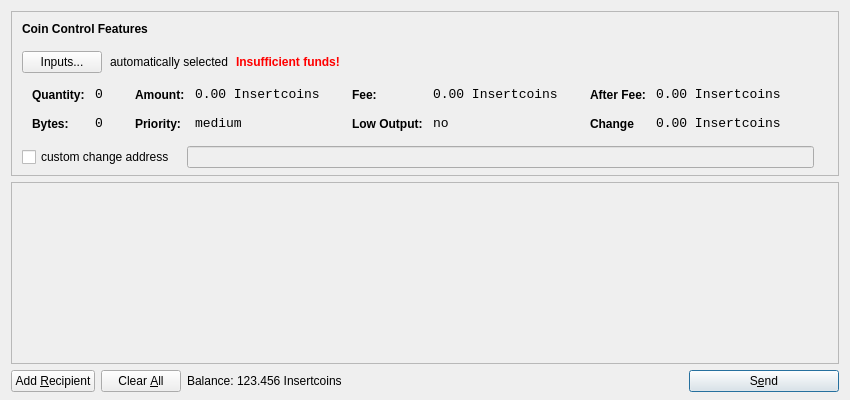
<?xml version="1.0" encoding="UTF-8"?>
<ui version="4.0">
 <class>SendCoinsDialog</class>
 <widget class="QDialog" name="SendCoinsDialog">
  <property name="geometry">
   <rect>
    <x>0</x>
    <y>0</y>
    <width>850</width>
    <height>400</height>
   </rect>
  </property>
  <property name="windowTitle">
   <string>Send Coins</string>
  </property>
  <layout class="QVBoxLayout" name="verticalLayout" stretch="0,1,0">
   <property name="bottomMargin">
    <number>8</number>
   </property>
   <item>
    <widget class="QFrame" name="frameCoinControl">
     <property name="sizePolicy">
      <sizepolicy hsizetype="Expanding" vsizetype="Expanding">
       <horstretch>0</horstretch>
       <verstretch>0</verstretch>
      </sizepolicy>
     </property>
     <property name="maximumSize">
      <size>
       <width>16777215</width>
       <height>16777215</height>
      </size>
     </property>
     <property name="frameShape">
      <enum>QFrame::StyledPanel</enum>
     </property>
     <property name="frameShadow">
      <enum>QFrame::Sunken</enum>
     </property>
     <layout class="QVBoxLayout" name="verticalLayoutCoinControl2">
      <property name="spacing">
       <number>-1</number>
      </property>
      <property name="leftMargin">
       <number>0</number>
      </property>
      <property name="topMargin">
       <number>0</number>
      </property>
      <property name="rightMargin">
       <number>0</number>
      </property>
      <property name="bottomMargin">
       <number>6</number>
      </property>
      <item>
       <layout class="QVBoxLayout" name="verticalLayoutCoinControl" stretch="0,0,0,0,1">
        <property name="spacing">
         <number>0</number>
        </property>
        <property name="leftMargin">
         <number>10</number>
        </property>
        <property name="topMargin">
         <number>10</number>
        </property>
        <item>
         <layout class="QHBoxLayout" name="horizontalLayoutCoinControl1">
          <property name="bottomMargin">
           <number>15</number>
          </property>
          <item>
           <widget class="QLabel" name="labelCoinControlFeatures">
            <property name="sizePolicy">
             <sizepolicy hsizetype="Preferred" vsizetype="Maximum">
              <horstretch>0</horstretch>
              <verstretch>0</verstretch>
             </sizepolicy>
            </property>
            <property name="font">
             <font>
              <weight>75</weight>
              <bold>true</bold>
             </font>
            </property>
            <property name="styleSheet">
             <string notr="true">font-weight:bold;</string>
            </property>
            <property name="text">
             <string>Coin Control Features</string>
            </property>
           </widget>
          </item>
         </layout>
        </item>
        <item>
         <layout class="QHBoxLayout" name="horizontalLayoutCoinControl2" stretch="0,0,0,0">
          <property name="spacing">
           <number>8</number>
          </property>
          <property name="bottomMargin">
           <number>10</number>
          </property>
          <item>
           <widget class="QPushButton" name="pushButtonCoinControl">
            <property name="styleSheet">
             <string notr="true"/>
            </property>
            <property name="text">
             <string>Inputs...</string>
            </property>
           </widget>
          </item>
          <item>
           <widget class="QLabel" name="labelCoinControlAutomaticallySelected">
            <property name="text">
             <string>automatically selected</string>
            </property>
            <property name="margin">
             <number>5</number>
            </property>
           </widget>
          </item>
          <item>
           <widget class="QLabel" name="labelCoinControlInsuffFunds">
            <property name="font">
             <font>
              <weight>75</weight>
              <bold>true</bold>
             </font>
            </property>
            <property name="styleSheet">
             <string notr="true">color:red;font-weight:bold;</string>
            </property>
            <property name="text">
             <string>Insufficient funds!</string>
            </property>
            <property name="margin">
             <number>5</number>
            </property>
           </widget>
          </item>
          <item>
           <spacer name="horizontalSpacerCoinControl">
            <property name="orientation">
             <enum>Qt::Horizontal</enum>
            </property>
            <property name="sizeHint" stdset="0">
             <size>
              <width>40</width>
              <height>1</height>
             </size>
            </property>
           </spacer>
          </item>
         </layout>
        </item>
        <item>
         <widget class="QWidget" name="widgetCoinControl" native="true">
          <property name="sizePolicy">
           <sizepolicy hsizetype="Preferred" vsizetype="Preferred">
            <horstretch>0</horstretch>
            <verstretch>0</verstretch>
           </sizepolicy>
          </property>
          <property name="minimumSize">
           <size>
            <width>0</width>
            <height>0</height>
           </size>
          </property>
          <property name="styleSheet">
           <string notr="true"/>
          </property>
          <layout class="QHBoxLayout" name="horizontalLayoutCoinControl5">
           <property name="margin">
            <number>0</number>
           </property>
           <item>
            <layout class="QHBoxLayout" name="horizontalLayoutCoinControl3" stretch="0,0,0,1">
             <property name="spacing">
              <number>20</number>
             </property>
             <property name="topMargin">
              <number>0</number>
             </property>
             <property name="bottomMargin">
              <number>10</number>
             </property>
             <item>
              <layout class="QFormLayout" name="formLayoutCoinControl1">
               <property name="horizontalSpacing">
                <number>10</number>
               </property>
               <property name="verticalSpacing">
                <number>14</number>
               </property>
               <property name="leftMargin">
                <number>10</number>
               </property>
               <property name="topMargin">
                <number>4</number>
               </property>
               <property name="rightMargin">
                <number>6</number>
               </property>
               <item row="0" column="0">
                <widget class="QLabel" name="labelCoinControlQuantityText">
                 <property name="styleSheet">
                  <string notr="true">font-weight:bold;</string>
                 </property>
                 <property name="text">
                  <string>Quantity:</string>
                 </property>
                 <property name="margin">
                  <number>0</number>
                 </property>
                </widget>
               </item>
               <item row="0" column="1">
                <widget class="QLabel" name="labelCoinControlQuantity">
                 <property name="font">
                  <font>
                   <family>Monospace</family>
                   <pointsize>10</pointsize>
                  </font>
                 </property>
                 <property name="cursor">
                  <cursorShape>IBeamCursor</cursorShape>
                 </property>
                 <property name="contextMenuPolicy">
                  <enum>Qt::ActionsContextMenu</enum>
                 </property>
                 <property name="text">
                  <string>0</string>
                 </property>
                 <property name="margin">
                  <number>0</number>
                 </property>
                 <property name="textInteractionFlags">
                  <set>Qt::LinksAccessibleByMouse|Qt::TextSelectableByKeyboard|Qt::TextSelectableByMouse</set>
                 </property>
                </widget>
               </item>
               <item row="1" column="0">
                <widget class="QLabel" name="labelCoinControlBytesText">
                 <property name="styleSheet">
                  <string notr="true">font-weight:bold;</string>
                 </property>
                 <property name="text">
                  <string>Bytes:</string>
                 </property>
                </widget>
               </item>
               <item row="1" column="1">
                <widget class="QLabel" name="labelCoinControlBytes">
                 <property name="font">
                  <font>
                   <family>Monospace</family>
                   <pointsize>10</pointsize>
                  </font>
                 </property>
                 <property name="cursor">
                  <cursorShape>IBeamCursor</cursorShape>
                 </property>
                 <property name="contextMenuPolicy">
                  <enum>Qt::ActionsContextMenu</enum>
                 </property>
                 <property name="text">
                  <string>0</string>
                 </property>
                 <property name="textInteractionFlags">
                  <set>Qt::LinksAccessibleByMouse|Qt::TextSelectableByKeyboard|Qt::TextSelectableByMouse</set>
                 </property>
                </widget>
               </item>
              </layout>
             </item>
             <item>
              <layout class="QFormLayout" name="formLayoutCoinControl2">
               <property name="horizontalSpacing">
                <number>10</number>
               </property>
               <property name="verticalSpacing">
                <number>14</number>
               </property>
               <property name="leftMargin">
                <number>6</number>
               </property>
               <property name="topMargin">
                <number>4</number>
               </property>
               <property name="rightMargin">
                <number>6</number>
               </property>
               <item row="0" column="0">
                <widget class="QLabel" name="labelCoinControlAmountText">
                 <property name="styleSheet">
                  <string notr="true">font-weight:bold;</string>
                 </property>
                 <property name="text">
                  <string>Amount:</string>
                 </property>
                 <property name="margin">
                  <number>0</number>
                 </property>
                </widget>
               </item>
               <item row="0" column="1">
                <widget class="QLabel" name="labelCoinControlAmount">
                 <property name="font">
                  <font>
                   <family>Monospace</family>
                   <pointsize>10</pointsize>
                  </font>
                 </property>
                 <property name="cursor">
                  <cursorShape>IBeamCursor</cursorShape>
                 </property>
                 <property name="contextMenuPolicy">
                  <enum>Qt::ActionsContextMenu</enum>
                 </property>
                 <property name="text">
                  <string>0.00 Insertcoins</string>
                 </property>
                 <property name="textInteractionFlags">
                  <set>Qt::LinksAccessibleByMouse|Qt::TextSelectableByKeyboard|Qt::TextSelectableByMouse</set>
                 </property>
                </widget>
               </item>
               <item row="1" column="0">
                <widget class="QLabel" name="labelCoinControlPriorityText">
                 <property name="styleSheet">
                  <string notr="true">font-weight:bold;</string>
                 </property>
                 <property name="text">
                  <string>Priority:</string>
                 </property>
                </widget>
               </item>
               <item row="1" column="1">
                <widget class="QLabel" name="labelCoinControlPriority">
                 <property name="font">
                  <font>
                   <family>Monospace</family>
                   <pointsize>10</pointsize>
                  </font>
                 </property>
                 <property name="cursor">
                  <cursorShape>IBeamCursor</cursorShape>
                 </property>
                 <property name="contextMenuPolicy">
                  <enum>Qt::ActionsContextMenu</enum>
                 </property>
                 <property name="text">
                  <string>medium</string>
                 </property>
                 <property name="textInteractionFlags">
                  <set>Qt::LinksAccessibleByMouse|Qt::TextSelectableByKeyboard|Qt::TextSelectableByMouse</set>
                 </property>
                </widget>
               </item>
              </layout>
             </item>
             <item>
              <layout class="QFormLayout" name="formLayoutCoinControl3">
               <property name="horizontalSpacing">
                <number>10</number>
               </property>
               <property name="verticalSpacing">
                <number>14</number>
               </property>
               <property name="leftMargin">
                <number>6</number>
               </property>
               <property name="topMargin">
                <number>4</number>
               </property>
               <property name="rightMargin">
                <number>6</number>
               </property>
               <item row="0" column="0">
                <widget class="QLabel" name="labelCoinControlFeeText">
                 <property name="styleSheet">
                  <string notr="true">font-weight:bold;</string>
                 </property>
                 <property name="text">
                  <string>Fee:</string>
                 </property>
                 <property name="margin">
                  <number>0</number>
                 </property>
                </widget>
               </item>
               <item row="0" column="1">
                <widget class="QLabel" name="labelCoinControlFee">
                 <property name="font">
                  <font>
                   <family>Monospace</family>
                   <pointsize>10</pointsize>
                  </font>
                 </property>
                 <property name="cursor">
                  <cursorShape>IBeamCursor</cursorShape>
                 </property>
                 <property name="contextMenuPolicy">
                  <enum>Qt::ActionsContextMenu</enum>
                 </property>
                 <property name="text">
                  <string>0.00 Insertcoins</string>
                 </property>
                 <property name="textInteractionFlags">
                  <set>Qt::LinksAccessibleByMouse|Qt::TextSelectableByKeyboard|Qt::TextSelectableByMouse</set>
                 </property>
                </widget>
               </item>
               <item row="1" column="0">
                <widget class="QLabel" name="labelCoinControlLowOutputText">
                 <property name="styleSheet">
                  <string notr="true">font-weight:bold;</string>
                 </property>
                 <property name="text">
                  <string>Low Output:</string>
                 </property>
                </widget>
               </item>
               <item row="1" column="1">
                <widget class="QLabel" name="labelCoinControlLowOutput">
                 <property name="font">
                  <font>
                   <family>Monospace</family>
                   <pointsize>10</pointsize>
                  </font>
                 </property>
                 <property name="cursor">
                  <cursorShape>IBeamCursor</cursorShape>
                 </property>
                 <property name="contextMenuPolicy">
                  <enum>Qt::ActionsContextMenu</enum>
                 </property>
                 <property name="text">
                  <string>no</string>
                 </property>
                 <property name="textInteractionFlags">
                  <set>Qt::LinksAccessibleByMouse|Qt::TextSelectableByKeyboard|Qt::TextSelectableByMouse</set>
                 </property>
                </widget>
               </item>
              </layout>
             </item>
             <item>
              <layout class="QFormLayout" name="formLayoutCoinControl4">
               <property name="horizontalSpacing">
                <number>10</number>
               </property>
               <property name="verticalSpacing">
                <number>14</number>
               </property>
               <property name="leftMargin">
                <number>6</number>
               </property>
               <property name="topMargin">
                <number>4</number>
               </property>
               <property name="rightMargin">
                <number>6</number>
               </property>
               <item row="0" column="0">
                <widget class="QLabel" name="labelCoinControlAfterFeeText">
                 <property name="styleSheet">
                  <string notr="true">font-weight:bold;</string>
                 </property>
                 <property name="text">
                  <string>After Fee:</string>
                 </property>
                 <property name="margin">
                  <number>0</number>
                 </property>
                </widget>
               </item>
               <item row="0" column="1">
                <widget class="QLabel" name="labelCoinControlAfterFee">
                 <property name="font">
                  <font>
                   <family>Monospace</family>
                   <pointsize>10</pointsize>
                  </font>
                 </property>
                 <property name="cursor">
                  <cursorShape>IBeamCursor</cursorShape>
                 </property>
                 <property name="contextMenuPolicy">
                  <enum>Qt::ActionsContextMenu</enum>
                 </property>
                 <property name="text">
                  <string>0.00 Insertcoins</string>
                 </property>
                 <property name="textInteractionFlags">
                  <set>Qt::LinksAccessibleByMouse|Qt::TextSelectableByKeyboard|Qt::TextSelectableByMouse</set>
                 </property>
                </widget>
               </item>
               <item row="1" column="0">
                <widget class="QLabel" name="labelCoinControlChangeText">
                 <property name="styleSheet">
                  <string notr="true">font-weight:bold;</string>
                 </property>
                 <property name="text">
                  <string>Change</string>
                 </property>
                </widget>
               </item>
               <item row="1" column="1">
                <widget class="QLabel" name="labelCoinControlChange">
                 <property name="font">
                  <font>
                   <family>Monospace</family>
                   <pointsize>10</pointsize>
                  </font>
                 </property>
                 <property name="cursor">
                  <cursorShape>IBeamCursor</cursorShape>
                 </property>
                 <property name="contextMenuPolicy">
                  <enum>Qt::ActionsContextMenu</enum>
                 </property>
                 <property name="text">
                  <string>0.00 Insertcoins</string>
                 </property>
                 <property name="textInteractionFlags">
                  <set>Qt::LinksAccessibleByMouse|Qt::TextSelectableByKeyboard|Qt::TextSelectableByMouse</set>
                 </property>
                </widget>
               </item>
              </layout>
             </item>
            </layout>
           </item>
          </layout>
         </widget>
        </item>
        <item>
         <layout class="QHBoxLayout" name="horizontalLayoutCoinControl4" stretch="0,0,0">
          <property name="spacing">
           <number>12</number>
          </property>
          <property name="sizeConstraint">
           <enum>QLayout::SetDefaultConstraint</enum>
          </property>
          <property name="topMargin">
           <number>5</number>
          </property>
          <property name="rightMargin">
           <number>5</number>
          </property>
          <item>
           <widget class="QCheckBox" name="checkBoxCoinControlChange">
            <property name="text">
             <string>custom change address</string>
            </property>
           </widget>
          </item>
          <item>
           <widget class="QLineEdit" name="lineEditCoinControlChange">
            <property name="enabled">
             <bool>false</bool>
            </property>
            <property name="sizePolicy">
             <sizepolicy hsizetype="Expanding" vsizetype="Fixed">
              <horstretch>0</horstretch>
              <verstretch>0</verstretch>
             </sizepolicy>
            </property>
           </widget>
          </item>
          <item>
           <widget class="QLabel" name="labelCoinControlChangeLabel">
            <property name="sizePolicy">
             <sizepolicy hsizetype="Preferred" vsizetype="Expanding">
              <horstretch>0</horstretch>
              <verstretch>0</verstretch>
             </sizepolicy>
            </property>
            <property name="minimumSize">
             <size>
              <width>0</width>
              <height>0</height>
             </size>
            </property>
            <property name="text">
             <string/>
            </property>
            <property name="margin">
             <number>3</number>
            </property>
           </widget>
          </item>
         </layout>
        </item>
        <item>
         <spacer name="verticalSpacerCoinControl">
          <property name="orientation">
           <enum>Qt::Vertical</enum>
          </property>
          <property name="sizeHint" stdset="0">
           <size>
            <width>800</width>
            <height>1</height>
           </size>
          </property>
         </spacer>
        </item>
       </layout>
      </item>
     </layout>
    </widget>
   </item>
   <item>
    <widget class="QScrollArea" name="scrollArea">
     <property name="widgetResizable">
      <bool>true</bool>
     </property>
     <widget class="QWidget" name="scrollAreaWidgetContents">
      <property name="geometry">
       <rect>
        <x>0</x>
        <y>0</y>
        <width>830</width>
        <height>165</height>
       </rect>
      </property>
      <layout class="QVBoxLayout" name="verticalLayout_2">
       <property name="margin">
        <number>0</number>
       </property>
       <item>
        <layout class="QVBoxLayout" name="entries">
         <property name="spacing">
          <number>6</number>
         </property>
        </layout>
       </item>
       <item>
        <spacer name="verticalSpacer">
         <property name="orientation">
          <enum>Qt::Vertical</enum>
         </property>
         <property name="sizeHint" stdset="0">
          <size>
           <width>20</width>
           <height>40</height>
          </size>
         </property>
        </spacer>
       </item>
      </layout>
     </widget>
    </widget>
   </item>
   <item>
    <layout class="QHBoxLayout" name="horizontalLayout">
     <item>
      <widget class="QPushButton" name="addButton">
       <property name="toolTip">
        <string>Send to multiple recipients at once</string>
       </property>
       <property name="text">
        <string>Add &amp;Recipient</string>
       </property>
       <property name="icon">
        <iconset resource="../bitcoin.qrc">
         <normaloff>:/icons/add</normaloff>:/icons/add</iconset>
       </property>
       <property name="autoDefault">
        <bool>false</bool>
       </property>
      </widget>
     </item>
     <item>
      <widget class="QPushButton" name="clearButton">
       <property name="sizePolicy">
        <sizepolicy hsizetype="Minimum" vsizetype="Fixed">
         <horstretch>0</horstretch>
         <verstretch>0</verstretch>
        </sizepolicy>
       </property>
       <property name="toolTip">
        <string>Remove all transaction fields</string>
       </property>
       <property name="text">
        <string>Clear &amp;All</string>
       </property>
       <property name="icon">
        <iconset resource="../bitcoin.qrc">
         <normaloff>:/icons/remove</normaloff>:/icons/remove</iconset>
       </property>
       <property name="autoRepeatDelay">
        <number>300</number>
       </property>
       <property name="autoDefault">
        <bool>false</bool>
       </property>
      </widget>
     </item>
     <item>
      <layout class="QHBoxLayout" name="horizontalLayout_2">
       <property name="spacing">
        <number>3</number>
       </property>
       <item>
        <widget class="QLabel" name="label">
         <property name="sizePolicy">
          <sizepolicy hsizetype="Preferred" vsizetype="Fixed">
           <horstretch>0</horstretch>
           <verstretch>0</verstretch>
          </sizepolicy>
         </property>
         <property name="text">
          <string>Balance:</string>
         </property>
        </widget>
       </item>
       <item>
        <widget class="QLabel" name="labelBalance">
         <property name="sizePolicy">
          <sizepolicy hsizetype="Preferred" vsizetype="Fixed">
           <horstretch>0</horstretch>
           <verstretch>0</verstretch>
          </sizepolicy>
         </property>
         <property name="cursor">
          <cursorShape>IBeamCursor</cursorShape>
         </property>
         <property name="text">
          <string>123.456 Insertcoins</string>
         </property>
         <property name="textInteractionFlags">
          <set>Qt::LinksAccessibleByMouse|Qt::TextSelectableByKeyboard|Qt::TextSelectableByMouse</set>
         </property>
        </widget>
       </item>
      </layout>
     </item>
     <item>
      <spacer name="horizontalSpacer">
       <property name="orientation">
        <enum>Qt::Horizontal</enum>
       </property>
       <property name="sizeHint" stdset="0">
        <size>
         <width>40</width>
         <height>20</height>
        </size>
       </property>
      </spacer>
     </item>
     <item>
      <widget class="QPushButton" name="sendButton">
       <property name="minimumSize">
        <size>
         <width>150</width>
         <height>0</height>
        </size>
       </property>
       <property name="toolTip">
        <string>Confirm the send action</string>
       </property>
       <property name="text">
        <string>S&amp;end</string>
       </property>
       <property name="icon">
        <iconset resource="../bitcoin.qrc">
         <normaloff>:/icons/send</normaloff>:/icons/send</iconset>
       </property>
       <property name="default">
        <bool>true</bool>
       </property>
      </widget>
     </item>
    </layout>
   </item>
  </layout>
 </widget>
 <resources>
  <include location="../bitcoin.qrc"/>
 </resources>
 <connections/>
</ui>
